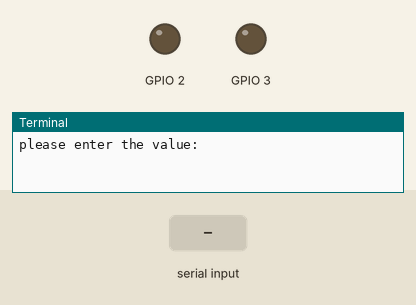
This program was run on a simulated Raspberry Pi (BCM pin numbers). Shown: output pins drawn as LEDs (lit = HIGH), the last lines printed to the terminal. The inputs (shaded band) are chosen by the test bench.

Above: at 1.2 s.
1.3 s: "ON" typed at the terminal, then Enter
At 1.7 s:
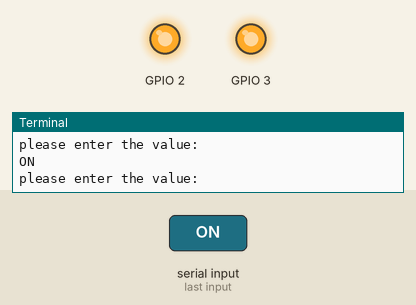
2.8 s: "OFF" typed at the terminal, then Enter
At 4.1 s:
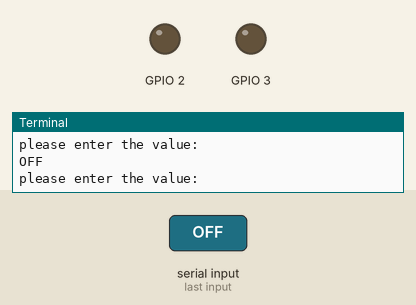
Timing chart, 0 to 5.8 s (numbered marks = the images above; inputs shaded):
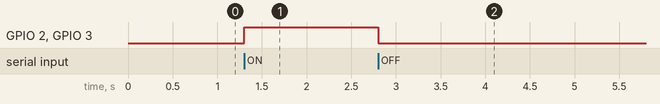

The program:

lab1.py
```python
#lab1--> led on off
import RPi.GPIO as GPIO
GPIO.setmode(GPIO.BCM)
GPIO.setup(2,GPIO.OUT)
GPIO.setup(3,GPIO.OUT)

try:

	while True:
		x=str(input("please enter the value:"))

		if x=="ON":
			GPIO.output(2,GPIO.HIGH)
			GPIO.output(3,GPIO.HIGH)
		elif x=="OFF":
			GPIO.output(2,GPIO.LOW)
			GPIO.output(3,GPIO.LOW)
		else:
			print("invallid value, try again")
except KeyboardInterrupt:
		print("\nprogram interrupted by user")
		GPIO.output(2,GPIO.LOW)
```

Measured:
- after the input at 1.3 s, GPIO 2, GPIO 3: LOW → HIGH at once
- after the input at 2.8 s, GPIO 2, GPIO 3: HIGH → LOW at once
